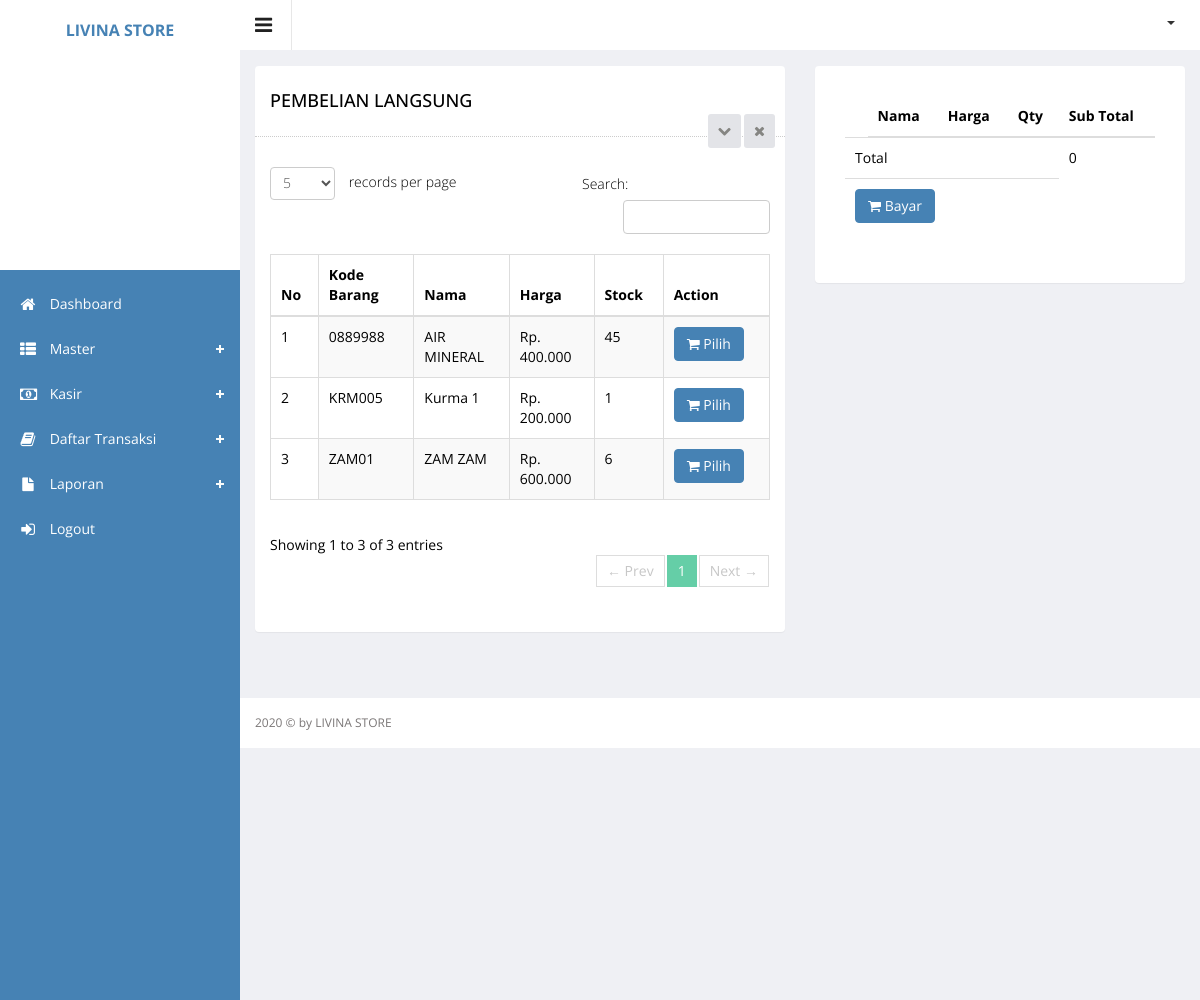
/index.php?hal=beli_langsung (signed in), run on an earlier commit of the app's database.
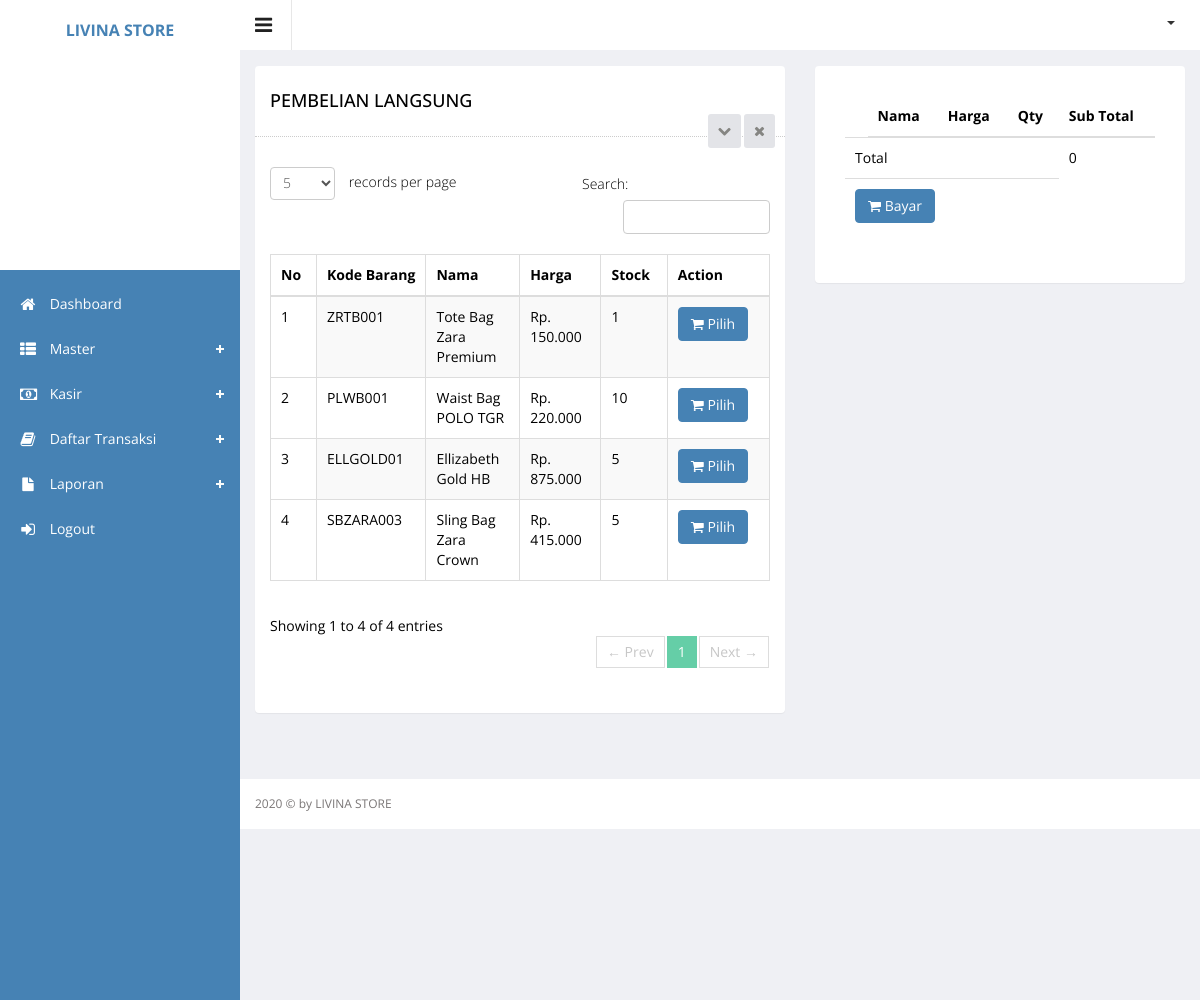
And on a later commit of the database.
### tables this page shows
CREATE TABLE `barang` (
  `id` int(11) NOT NULL,
  `kdbrg` varchar(50) NOT NULL,
  `nmbrg` varchar(100) NOT NULL,
  `harga` int(11) NOT NULL,
  `stock` int(11) NOT NULL,
  `tanggal` datetime NOT NULL,
  `category_id` int(11) NOT NULL,
  `id_satuan` int(11) NOT NULL,
  `total_terjual` varchar(50) NOT NULL,
  `id_supplier` int(11) NOT NULL
);

### beli_langsung.php (the view, shortened to what the changed rows need)
<?php
include "config.php";
$id_session=$_SESSION['id_session'];
 ?>
       <div class="wrapper">
    <div class="row">
        <div class="col-sm-7">
            <section class="panel">
                <header class="panel-heading">
                    <h4>Pembelian Langsung</h4>
                    <span class="tools pull-right">
                        <a href="javascript:;" class="fa fa-chevron-down"></a>
                        <a href="javascript:;" class="fa fa-times"></a>
                     </span>
                </header>
                <div class="panel-body">
                    <div class="adv-table editable-table ">
                        <div class="clearfix">
                            <div class="btn-group pull-right">
                            </div>
                        </div>
                        <table class="table table-striped table-hover table-bordered" id="editable-sample">
                            <thead>
                            <tr>
                                <th width="5%">No</th>
                                <th width="20%">Kode Barang</th>
                                <th width="20%">Nama</th>
                                <th width="15%">Harga</th>
                                <th width="15%">Stock</th>
                                <th width="10%">Action</th>
                            </tr>
                            </thead>
                            <tbody>
                            <?php
                            $no = 1;
                            $queryProduct = $connect->query("SELECT barang.id, barang.kdbrg, barang.nmbrg, barang.harga, barang.stock, category.category_id, category.category_name, satuan.id_satuan, satuan.nmsatuan
                             FROM barang
                             JOIN category ON barang.category_id = category.category_id
                             JOIN satuan ON barang.id_satuan = satuan.id_satuan
                             ORDER BY id DESC");
                            while ($rowProduct = mysqli_fetch_array($queryProduct)) {
                                ?>
                                 <tr class="">
                                    <td><?php echo $no++ ?></td>
                                    <td><?php echo $rowProduct['kdbrg'] ?></td>
                                    <td><?php echo $rowProduct['nmbrg'] ?></td>
                                    <td>Rp. <?php echo number_format($rowProduct['harga'], 0, ',', '.'); ?></td>
                                    <td><?php echo $rowProduct['stock'] ?></td>
                                    <td>
                                        <a href="cart.php?&input=add&id_barang=<?=$rowProduct['id']?>&id_session=<?=$id_session?>">
                                            <button class="btn btn-primary" type="submit"><i class="fa fa-shopping-cart" aria-hidden="true"></i>
                                                Pilih
                                            </button>
                                        </a>
                                    </td>
                                </tr>
                            <?php } ?>
                            </tbody>
                        </table>
                    </div>
                </div>
            </section>
        </div>
           <div class="col-md-5">
            <div class="panel">
                <div class="panel-body">
                    <div class="blog-post">
                        <div class="media">
                            <div class="panel-body">
                                <table class="table">
                                    <thead>
                                    <tr>
                                        <td></td>
                                        <th>Nama</th>
                                        <th>Harga</th>
                                        <th>Qty</th>
                                        <th>Sub Total</th>
                                    </tr>
                                    </thead>
                                    <tbody>
                                    <?php
                                    $total = 0;
                                        ?>
                                    <tr>
                                        <td colspan="4">
                                            Total
                                        </td>
                                        <td>
                                            <?php echo number_format($total, 0, ',', '.'); ?>
                                        </td>
                                    </tr>
                                    <tr>
                                        <td colspan="4" align="reight">
                                            <button class="btn btn-primary" type="submit" data-toggle="modal"
                                                    data-target="#myModal"><i class="fa fa-shopping-cart"></i> Bayar
                                            </button>
                                        </td>
                                    </tr>
                                    </tbody>
                                </table>
                            </div>
                        </div>
                    </div>
                </div>
            </div>
        </div>
    </div>
</div>

What changed in the data, as far as the page shows it:
changed barang: kdbrg "0889988" → "ZRTB001"; nmbrg "AIR MINERAL" → "Tote Bag Zara Premium"; harga "400.000" → "150.000"; stock "45" → "1"
changed barang: kdbrg "KRM005" → "PLWB001"; nmbrg "Kurma 1" → "Waist Bag POLO TGR"; harga "200.000" → "220.000"; stock "1" → "10"
changed barang: kdbrg "ZAM01" → "ELLGOLD01"; nmbrg "ZAM ZAM" → "Ellizabeth Gold HB"; harga "600.000" → "875.000"; stock "6" → "5"
added barang: kdbrg "SBZARA003", nmbrg "Sling Bag Zara Crown", harga "415.000", stock "5"
Also different on the page:
text written by a page script: "records per page Search: Showing 1 to 3 of 3 entries ← Prev 1 Next →" → "records per page Search: Showing 1 to 4 of 4 entries ← Prev 1 Next →"
